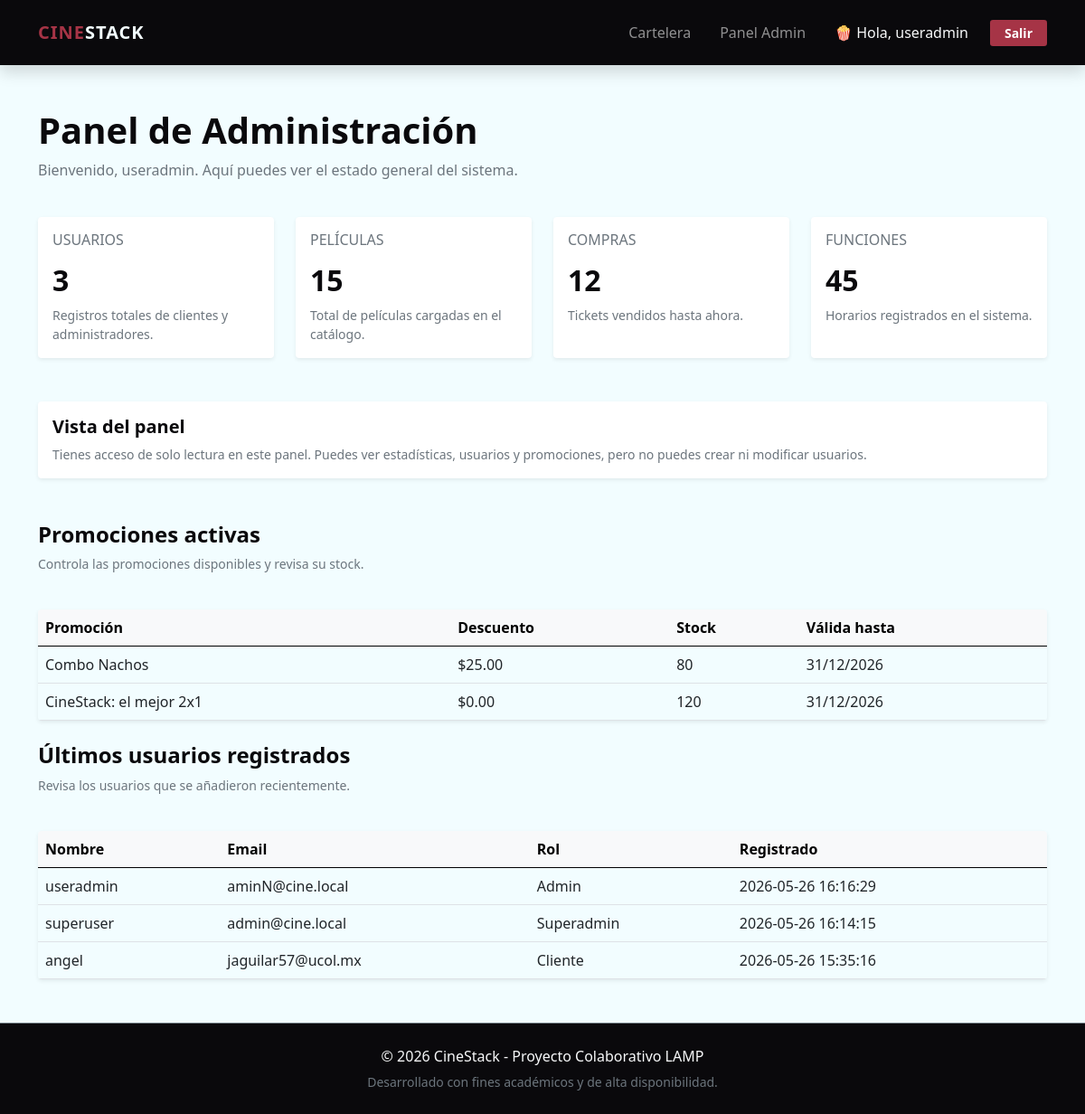
The app's page /admin.php (signed in), older data.
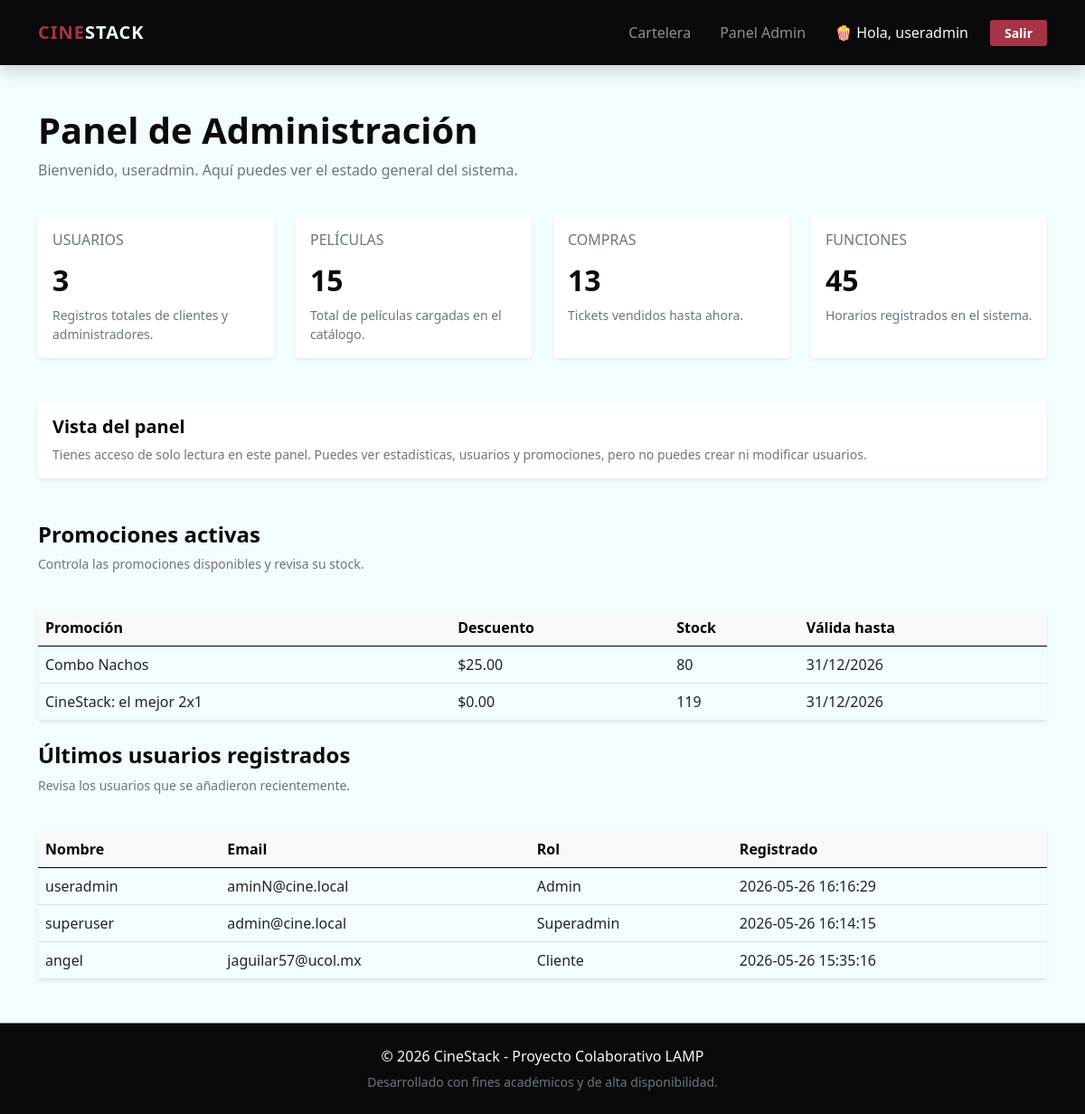
The same page, newer data.
### tables this page shows
CREATE TABLE `promociones` (
  `id` int NOT NULL AUTO_INCREMENT,
  `titulo` varchar(100) NOT NULL,
  `descripcion` text,
  `imagen_url` varchar(255) DEFAULT NULL,
  `codigo_descuento` varchar(20) DEFAULT NULL,
  `fecha_inicio` date DEFAULT NULL,
  `fecha_fin` date DEFAULT NULL,
  `tipo` enum('monto','porcentaje','2x1') NOT NULL DEFAULT 'monto',
  `stock` int NOT NULL DEFAULT '0',
  `descuento` decimal(10,2) NOT NULL DEFAULT '0.00',
  PRIMARY KEY (`id`)
);

CREATE TABLE `usuarios` (
  `id` int NOT NULL AUTO_INCREMENT,
  `nombre` varchar(100) NOT NULL,
  `email` varchar(100) NOT NULL,
  `password_hash` varchar(255) NOT NULL,
  `rol` enum('cliente','admin','superadmin') DEFAULT 'cliente',
  `fecha_registro` timestamp NULL DEFAULT CURRENT_TIMESTAMP,
  PRIMARY KEY (`id`),
  UNIQUE KEY `email` (`email`)
);

### src/admin.php (the view, shortened to what this page needs)
<?php
require_once 'db.php';
$esSuperAdmin = ($_SESSION['usuario_rol'] ?? '') === 'superadmin';
$mensaje = '';
$errores = [];
$totalUsuarios = $pdo->query("SELECT COUNT(*) FROM usuarios")->fetchColumn();
$totalPeliculas = $pdo->query("SELECT COUNT(*) FROM peliculas")->fetchColumn();
$totalCompras = $pdo->query("SELECT COUNT(*) FROM compras")->fetchColumn();
$totalFunciones = $pdo->query("SELECT COUNT(*) FROM funciones")->fetchColumn();
$ultimasPromociones = [];
try {
    $ultimasPromociones = $pdo->query("SELECT titulo, descuento, stock, fecha_inicio, fecha_fin FROM promociones ORDER BY stock ASC, fecha_fin ASC LIMIT 6")->fetchAll();
} catch (PDOException $e) {
    $totalPromociones = 0;
    $ultimasPromociones = [];
}
$ultimosUsuarios = $pdo->query("SELECT nombre, email, rol, fecha_registro FROM usuarios ORDER BY fecha_registro DESC LIMIT 10")->fetchAll();
include 'includes/header.php';
?>
<div class="container my-5">
    <div class="row mb-4">
        <div class="col-12">
            <h1 class="display-6 fw-bold">Panel de Administración</h1>
            <p class="text-muted">Bienvenido, <?= htmlspecialchars($_SESSION['usuario_nombre']) ?>. Aquí puedes ver el estado general del sistema.</p>
        </div>
    </div>
    <div class="row g-4 mb-5">
        <div class="col-sm-6 col-xl-3">
            <div class="card shadow-sm border-0 h-100">
                <div class="card-body">
                    <h6 class="text-uppercase text-muted mb-3">Usuarios</h6>
                    <h2 class="fw-bold"><?= htmlspecialchars($totalUsuarios) ?></h2>
                    <p class="text-muted small mb-0">Registros totales de clientes y administradores.</p>
                </div>
            </div>
        </div>
        <div class="col-sm-6 col-xl-3">
            <div class="card shadow-sm border-0 h-100">
                <div class="card-body">
                    <h6 class="text-uppercase text-muted mb-3">Películas</h6>
                    <h2 class="fw-bold"><?= htmlspecialchars($totalPeliculas) ?></h2>
                    <p class="text-muted small mb-0">Total de películas cargadas en el catálogo.</p>
                </div>
            </div>
        </div>
        <div class="col-sm-6 col-xl-3">
            <div class="card shadow-sm border-0 h-100">
                <div class="card-body">
                    <h6 class="text-uppercase text-muted mb-3">Compras</h6>
                    <h2 class="fw-bold"><?= htmlspecialchars($totalCompras) ?></h2>
                    <p class="text-muted small mb-0">Tickets vendidos hasta ahora.</p>
                </div>
            </div>
        </div>
        <div class="col-sm-6 col-xl-3">
            <div class="card shadow-sm border-0 h-100">
                <div class="card-body">
                    <h6 class="text-uppercase text-muted mb-3">Funciones</h6>
                    <h2 class="fw-bold"><?= htmlspecialchars($totalFunciones) ?></h2>
                    <p class="text-muted small mb-0">Horarios registrados en el sistema.</p>
                </div>
            </div>
        </div>
    </div>
    <div class="row mb-4">
        <div class="col-lg-12">
            <?php if ($esSuperAdmin): ?>
                <div class="card shadow-sm border-0 mb-4">
                    <div class="card-body">
                        <h5 class="fw-bold">Crear nuevo usuario</h5>
                        <p class="text-muted small">El horario de registro se asigna automáticamente. Solo ingresa los datos básicos y elige el rol.</p>
                        <?php if (!empty($errores)): ?>
                            <div class="alert alert-warning" role="alert">
                                <ul class="mb-0">
                                    <?php foreach ($errores as $error): ?>
                                        <li><?= htmlspecialchars($error) ?></li>
                                    <?php endforeach; ?>
                                </ul>
                            </div>
                        <?php elseif (!empty($mensaje)): ?>
                            <div class="alert alert-success" role="alert"><?= htmlspecialchars($mensaje) ?></div>
                        <?php endif; ?>
                        <form method="POST" action="admin.php">
                            <div class="row g-3">
                                <div class="col-md-4">
                                    <label for="nombre" class="form-label small fw-bold">Nombre completo</label>
                                    <input type="text" class="form-control" id="nombre" name="nombre" value="<?= htmlspecialchars($_POST['nombre'] ?? '') ?>" required>
                                </div>
                                <div class="col-md-4">
                                    <label for="email" class="form-label small fw-bold">Correo electrónico</label>
                                    <input type="email" class="form-control" id="email" name="email" value="<?= htmlspecialchars($_POST['email'] ?? '') ?>" required>
                                </div>
                                <div class="col-md-4">
                                    <label for="password" class="form-label small fw-bold">Contraseña</label>
                                    <input type="password" class="form-control" id="password" name="password" required>
                                </div>
                            </div>
                            <div class="mb-4 mt-3">
                                <label for="rol" class="form-label small fw-bold">Rol</label>
                                <select class="form-select" id="rol" name="rol">
                                    <option value="cliente" <?= (($_POST['rol'] ?? '') === 'cliente' ? 'selected' : '') ?>>Cliente</option>
                                    <option value="admin" <?= (($_POST['rol'] ?? '') === 'admin' ? 'selected' : '') ?>>Admin</option>
                                </select>
                                <div class="form-text">El admin creado podrá iniciar sesión como admin, pero solo el admin principal tiene acceso total al panel.</div>
                            </div>
                            <button type="submit" class="btn btn-baltic">Crear usuario</button>
                        </form>
                    </div>
                </div>
            <?php else: ?>
                <div class="card shadow-sm border-0 mb-4">
                    <div class="card-body">
                        <h5 class="fw-bold">Vista del panel</h5>
                        <p class="text-muted small mb-0">Tienes acceso de solo lectura en este panel. Puedes ver estadísticas, usuarios y promociones, pero no puedes crear ni modificar usuarios.</p>
                    </div>
                </div>
            <?php endif; ?>
        </div>
    </div>
    <div class="row mb-4">
        <div class="col-12">
            <h4 class="fw-bold">Promociones activas</h4>
            <p class="text-muted small">Controla las promociones disponibles y revisa su stock.</p>
        </div>
    </div>
    <div class="row mb-4">
        <div class="col-12">
            <div class="table-responsive shadow-sm rounded">
                <table class="table table-hover align-middle mb-0">
                    <thead class="table-light">
                        <tr>
                            <th>Promoción</th>
                            <th>Descuento</th>
                            <th>Stock</th>
                            <th>Válida hasta</th>
                        </tr>
                    </thead>
                    <tbody>
                        <?php if (empty($ultimasPromociones)): ?>
                            <tr>
                                <td colspan="4" class="text-center text-muted">No hay promociones activas en este momento.</td>
                            </tr>
                        <?php else: ?>
                            <?php foreach ($ultimasPromociones as $promo): ?>
                                <tr>
                                    <td><?= htmlspecialchars($promo['titulo']) ?></td>
                                    <td>$<?= number_format($promo['descuento'], 2) ?></td>
                                    <td><?= htmlspecialchars($promo['stock']) ?></td>
                                    <td><?= htmlspecialchars(date('d/m/Y', strtotime($promo['fecha_fin']))) ?></td>
                                </tr>
                            <?php endforeach; ?>
                        <?php endif; ?>
                    </tbody>
                </table>
            </div>
        </div>
    </div>
    <div class="row mb-4">
        <div class="col-12">
            <h4 class="fw-bold">Últimos usuarios registrados</h4>
            <p class="text-muted small">Revisa los usuarios que se añadieron recientemente.</p>
        </div>
    </div>
    <div class="row">
        <div class="col-12">
            <div class="table-responsive shadow-sm rounded">
                <table class="table table-hover align-middle mb-0">
                    <thead class="table-light">
                        <tr>
                            <th>Nombre</th>
                            <th>Email</th>
                            <th>Rol</th>
                            <th>Registrado</th>
                        </tr>
                    </thead>
                    <tbody>
                        <?php foreach ($ultimosUsuarios as $usuario): ?>
                            <tr>
                                <td><?= htmlspecialchars($usuario['nombre']) ?></td>
                                <td><?= htmlspecialchars($usuario['email']) ?></td>
                                <td><?= htmlspecialchars(ucfirst($usuario['rol'])) ?></td>
                                <td><?= htmlspecialchars($usuario['fecha_registro']) ?></td>
                            </tr>
                        <?php endforeach; ?>
                    </tbody>
                </table>
            </div>
        </div>
    </div>
</div>
<?php include 'includes/footer.php'; ?>

### src/includes/header.php (shortened to what this page needs)
<!DOCTYPE html>
<html lang="es">
<head>
    <link rel="stylesheet" href="libs/bootstrap/css/bootstrap.min.css">
    <link rel="stylesheet" href="css/custom.css">
</head>
<body>
<nav class="navbar navbar-expand-lg navbar-dark bg-onyx py-3 sticky-top shadow">
    <div class="container">
        <a class="navbar-brand text-uppercase" href="index.php" style="color: var(--azure-mist);">
            <span style="color: var(--cherry-rose);">Cine</span>Stack
        </a>
        <div class="collapse navbar-collapse" id="navbarMain">
            <ul class="navbar-nav ms-auto align-items-center">
                <li class="nav-item"><a class="nav-link px-3" href="index.php">Cartelera</a></li>
                <?php if (isset($_SESSION['usuario_id'])): ?>
                    <?php if (isset($_SESSION['usuario_rol']) && in_array($_SESSION['usuario_rol'], ['superadmin', 'admin'], true)): ?>
                        <li class="nav-item"><a class="nav-link px-3" href="admin.php">Panel Admin</a></li>
                    <?php endif; ?>
                    <li class="nav-item"><span class="nav-link text-light px-3">🍿 Hola, <?= htmlspecialchars($_SESSION['usuario_nombre']) ?></span></li>
                    <li class="nav-item"><a class="btn btn-cherry btn-sm ms-2 px-3" href="logout.php">Salir</a></li>
                <?php else: ?>
                    <li class="nav-item"><a class="nav-link px-3" href="login.php">Iniciar Sesión</a></li>
                    <li class="nav-item"><a class="btn btn-baltic btn-sm ms-2 px-3" href="registro.php">Registrarse</a></li>
                <?php endif; ?>
            </ul>
        </div>
    </div>
</nav>

### src/includes/footer.php (shortened to what this page needs)
<footer class="bg-onyx text-light text-center py-4 mt-5 border-top border-secondary">
    <div class="container">
        <p class="mb-1">&copy; <?= date('Y') ?> CineStack - Proyecto Colaborativo LAMP</p>
        <small class="text-muted">Desarrollado con fines académicos y de alta disponibilidad.</small>
    </div>
</footer>
</body>
</html>

### src/css/custom.css (style rules this page uses)
:root { --cherry-rose: #A63446; --onyx: #0A090C; --baltic-blue: #0C6291; --pale-sky: #BFDBF7; --azure-mist: #F2FDFF; }
body { background-color: var(--azure-mist); color: var(--onyx); font-family: 'Segoe UI', system-ui, -apple-system, sans-serif; }
.bg-onyx { background-color: var(--onyx) !important; }
.navbar-brand { font-weight: 800; letter-spacing: 1px; }
.btn-cherry { background-color: var(--cherry-rose); color: white; font-weight: 600; border: none; }

Row changes from the older to the newer data that the page shows:
changed promociones "CineStack: el mejor 2x1": stock "120" → "119"
Text that changed along with them:
$totalCompras: "12" → "13"
